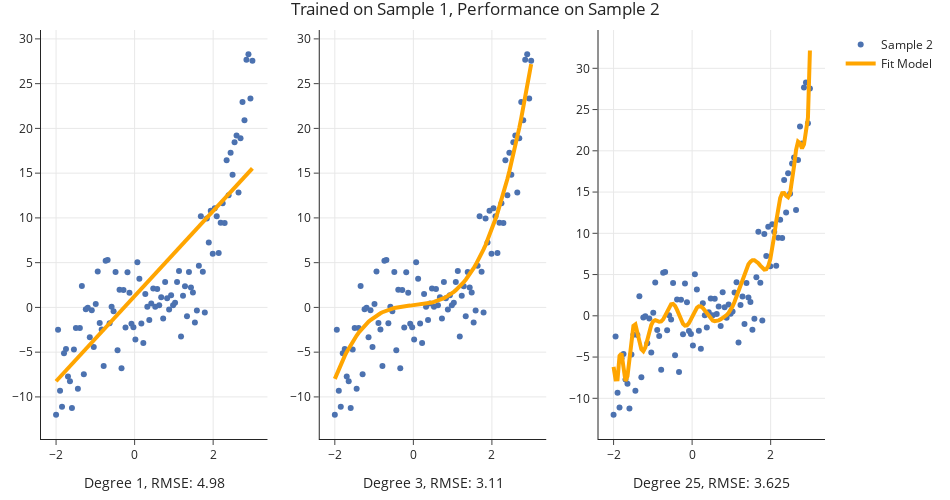

Notebook source saved alongside this figure:
### Markdown cell above
### Example: Polynomial regression

We recently looked at an example of **polynomial regression**.

### Code cell
fig = util.train_and_plot(train_sample=sample_1, test_sample=sample_2, degs=[1, 3, 25], data_name='Sample 2')
fig.update_layout(title='Trained on Sample 1, Performance on Sample 2')
